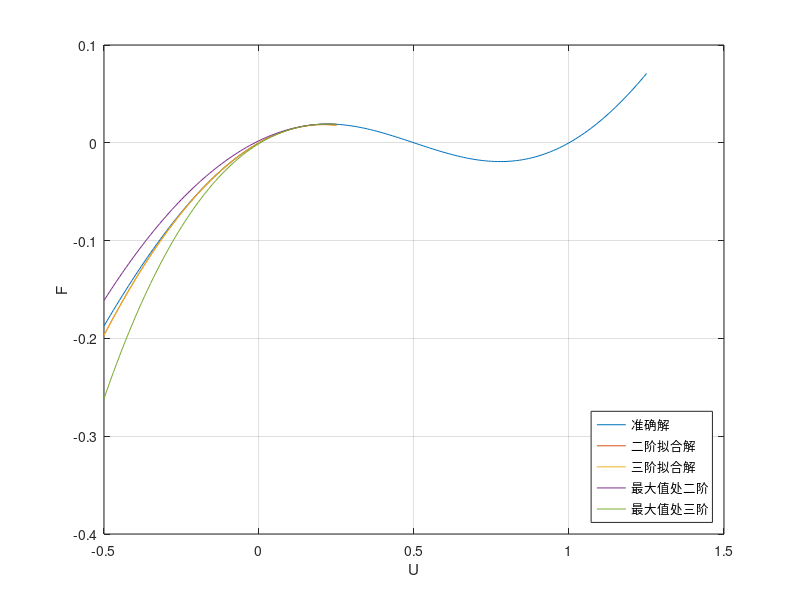
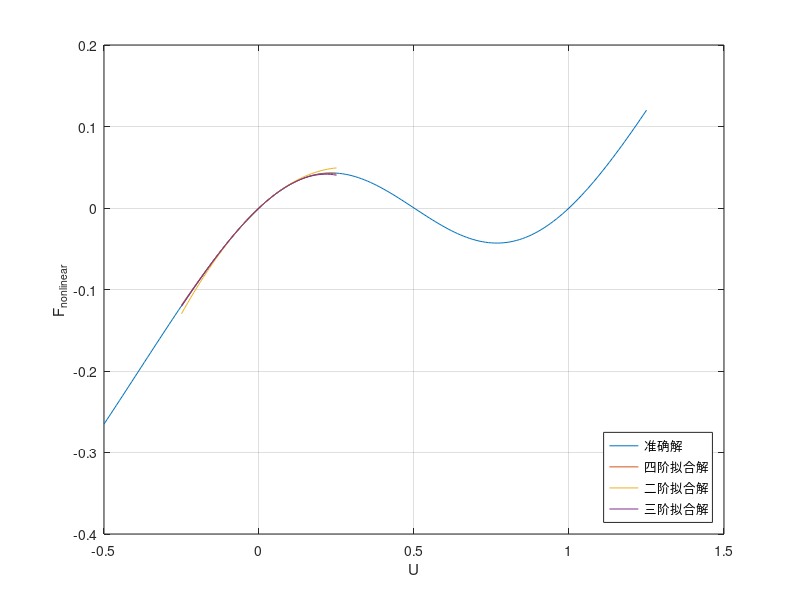

MATLAB code for these plots, in order: (Note: this script raises an error after producing the figures.)
close all;
U = -0.5: 0.01: 1.25;
H_0 = 0.5;
theta_0 = atan(H_0);
H = H_0 - U;
theta = atan(H);

%% 线性模型
% 在H_0 = 0.5和H_0 = 0.375的情况下，二阶拟合解的效果比三阶好。但在最大值处，三阶的效果比二阶好得多。
F = sin(theta) - tan(theta) * cos(theta_0);
figure(1);
plot(U, F);
hold on;
U_app = -0.5: 0.01: 0.25;
Func_1 = -H_0^2/(H_0^2 + 1)^(3/2);
Func_2 = -3/2 * H_0 / (H_0^2 + 1)^(5/2);
Func_3 = (4 * H_0^2 - 1) / (2 * (H_0^2 + 1)^(7/2));
F_app_2 = -Func_1 * U_app + Func_2 * U_app .^ 2;
F_app_3 = -Func_1 * U_app + Func_2 * U_app .^ 2 - Func_3 * U_app .^ 3;

H_m = ((H_0^2 + 1)^(1/3) - 1)^(1/2);
F_m = (1 - (H_0^2 + 1)^(-1/3))^(3/2);
Func_m_2 = -3 * H_m/ (2 * (H_0^2 + 1)^(5/6));
Func_m_3 = 2 / (H_0^2 + 1)^(5/6) - 5 / (2 * (H_0^2 + 1)^(7/6));
U_m_app = -0.5: 0.01: 0.25;
H_m_app = H_0 - U_m_app - H_m;
F_m_app_2 = F_m + Func_m_2 * H_m_app.^2;
F_m_app_3 = F_m + Func_m_2 * H_m_app.^2 + Func_m_3 * H_m_app.^3;


plot(U_app, F_app_2);
plot(U_app, F_app_3);
plot(U_m_app, F_m_app_2);
plot(U_m_app, F_m_app_3);
legend('准确解', '二阶拟合解', '三阶拟合解', '最大值处二阶', '最大值处三阶', 'Location','southeast');
xlabel('U');
ylabel('F');
grid on;

%% 非线性模型
F_nonlinear = sin(theta) .* ((cos(theta)).^2 / (cos(theta_0))^2 - 1);
figure(2);
plot(U, F_nonlinear);
hold on;
U_app = -0.25: 0.01: 0.25;
Func_1_nonlinear = (2 * H_0^2)/(H_0^2 + 1)^(3/2);
Func_2_nonlinear = (3*H_0 * (H_0^2 - 1))/(H_0^2 + 1)^(5/2);
Func_3_nonlinear = (4*H_0^4 - 10 * H_0^2 + 1)/ (H_0^2 + 1)^(7/2);
Func_4_nonlinear = (10*H_0^5-45*H_0^3+15*H_0)/(2*(H_0^2+1)^(9/2));
F_app_nonlinear = Func_1_nonlinear * U_app + Func_2_nonlinear * U_app .^ 2 + Func_3_nonlinear * U_app .^ 3 + Func_4_nonlinear * U_app .^ 4;
F_app_nonlinear_2 = Func_1_nonlinear * U_app + Func_2_nonlinear * U_app .^ 2;
F_app_nonlinear_3 = Func_1_nonlinear * U_app + Func_2_nonlinear * U_app .^ 2 + Func_3_nonlinear * U_app .^ 3;
plot(U_app, F_app_nonlinear);
plot(U_app, F_app_nonlinear_2);
plot(U_app, F_app_nonlinear_3);
% U_app2 = 0: 0.01: 1;
% F_app2 = 0.1180 * (0.5 - U_app2) - 0.5590 * (0.5 - U_app2) .^ 3;
% plot(U_app2, F_app2);
legend('准确解', '四阶拟合解', '二阶拟合解', '三阶拟合解', 'Location','southeast');
xlabel('U');
ylabel('F_{nonlinear}');
grid on;

%% 
syms U;
Func_1_nonlinear = (2 * H_0^2)/(H_0^2 + 1)^(3/2);
Func_2_nonlinear = (3*H_0 * (H_0^2 - 1))/(H_0^2 + 1)^(5/2);
Func_3_nonlinear = (4*H_0^4 - 10 * H_0^2 + 1)/ (H_0^2 + 1)^(7/2);
Func_4_nonlinear = (10*H_0^5-45*H_0^3+15*H_0)/(2*(H_0^2+1)^(9/2));
F_app_sym = Func_1_nonlinear * U + Func_2_nonlinear * U^2 +  Func_3_nonlinear * U^3 + Func_4_nonlinear * U^4;
